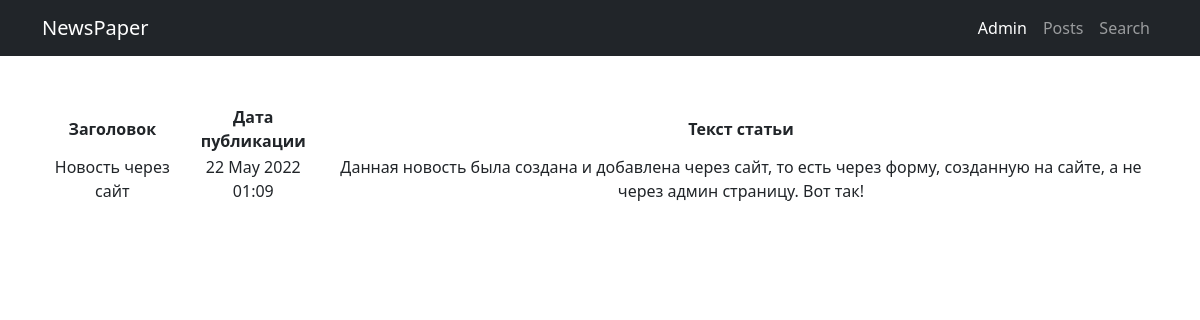
The app's page /posts/11/ with its own data.
### newapp/models.py (models this page shows, shortened)
class Post(models.Model):
    NEWS = 'NW'
    ARTICLE = 'AT'
    TYPE_POST_CHOICES = [(NEWS, 'Новости'), (ARTICLE, 'Статья'),]
    post_type = models.CharField("Тип", max_length=2, choices=TYPE_POST_CHOICES, default=NEWS)
    post_author = models.ForeignKey(Author, on_delete=models.CASCADE, verbose_name="Имя автора")
    post_date_time = models.DateTimeField("Дата публикации (ГГГГ-ММ-ДД)", auto_now_add=True)
    post_category = models.ManyToManyField(Category, through='PostCategory', verbose_name="Категория")
    post_title = models.CharField("Заголовок", max_length=100)
    post_text = models.TextField("Текст")
    post_rating = models.IntegerField(default=0)

### newapp/views.py (the view)
# urls.py: path('<int:pk>/', PostDetailView.as_view(), name='post_detail'), # Ссылка на детали поста
class PostDetailView(DetailView):
    template_name = 'newapp/post_detail.html'
    queryset = Post.objects.all()

### newapp/templatetags/custom_filters.py (called while the page is built)
@register.filter(name='censor')
def censor(value, arg):
    list_bad_words = ['черт', 'блин', 'капец', 'дерьмо']
    value_edited = value
    value_final = ''
    for word in list_bad_words:
        value_edited = value_edited.lower()
        value_temp = value_edited.replace(word, arg * len(word))
        value_edited = value_temp
    for i in range(0, len(value)):
        if (value[i] != value_edited[i]) & (value_edited[i].isalpha()):
            temp = value_edited[i].upper()
            value_final += temp
        else:
            value_final += value_edited[i]
    return value_final

### templates/newapp/post_detail.html (shortened to what this page needs)
{% extends 'default.html' %}
{% load custom_filters %}
{% block content %}
<table>
    <thead>
        <th>
            Заголовок
        </th>
        <th>
            Дата публикации
        </th>
        <th>
            Текст статьи
        </th>
    </thead>
    <tr>
        <td>
            {{ post.post_title|censor:'*' }}
        </td>
        <td>
            {{ post.post_date_time|date:'d M Y H:i' }}
        </td>
        <td>
            {{ post.post_text|censor:'*' }}
        </td>
    </tr>
</table>
{% endblock content %}

### records on screen
Post: post_title|censor "Новость через сайт", post_date_time "22 May 2022 01:09", post_text|censor "Данная новость была создана и добавлена через сайт, то есть через форму, созданную на сайте, а не через админ страницу. Вот так!"
